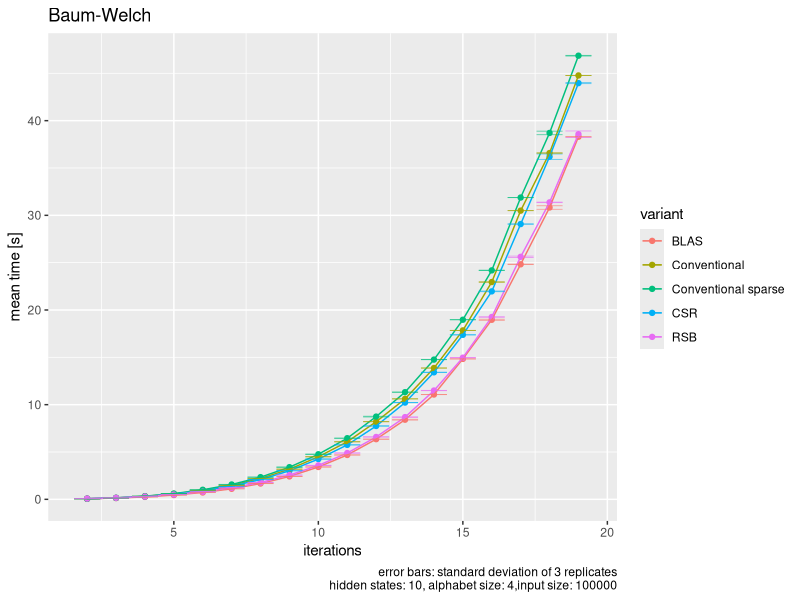
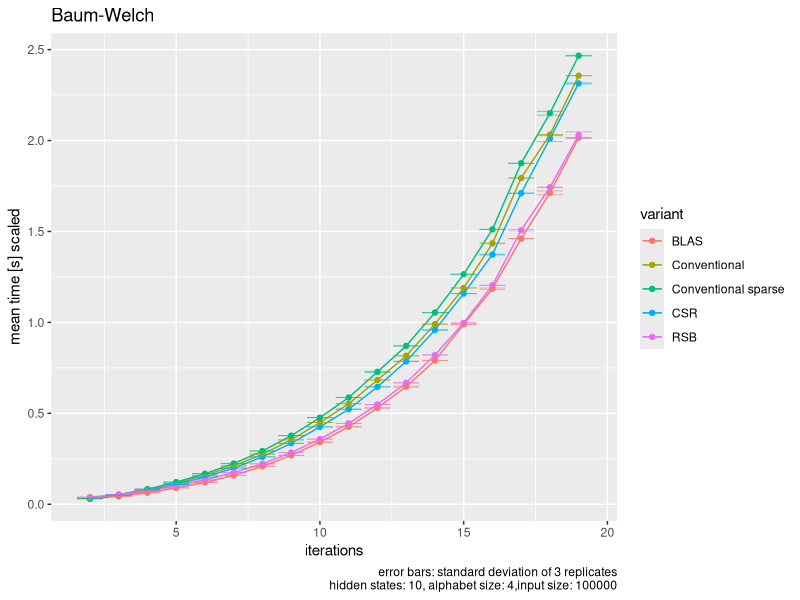
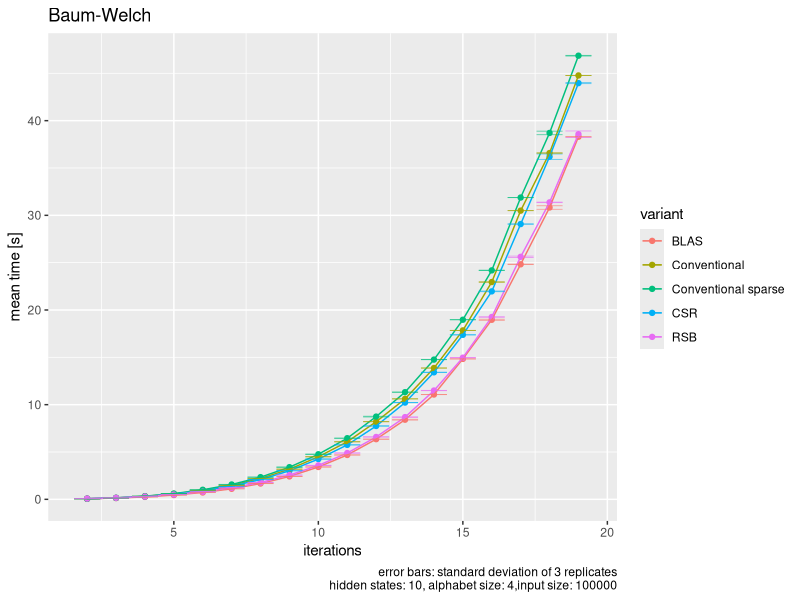
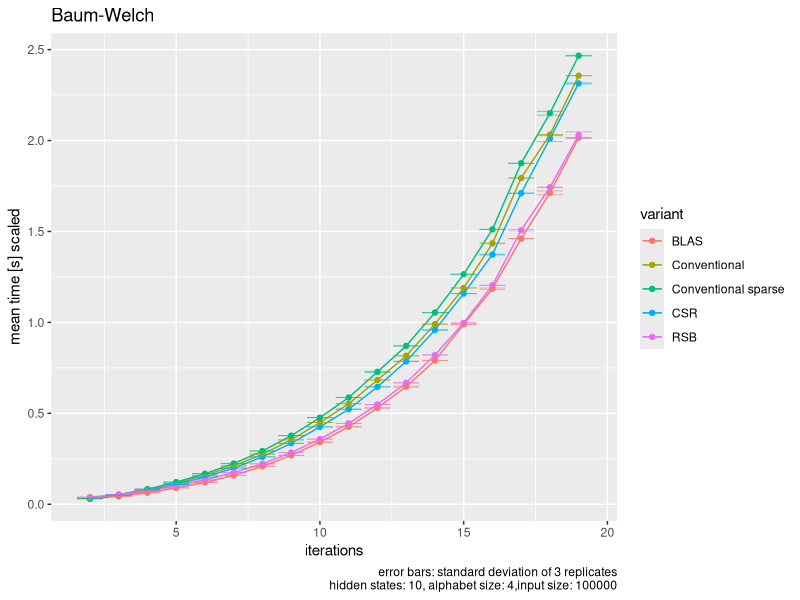

Source code (R) for these figures, in order:
library(tidyverse)
library(ggpubr)
library(svglite)

setwd("~/bioinformatics/hmm/git_tc_hmmmlib/test_framework/plots")

data = read_csv("../running_times/running_time_C4.csv", col_names = T) %>% rename(iterations = observations)
#names(data) = c('test', 'iterations', 'time', 'algorithm', 'variant', 'iterations')


caption = "error bars: standard deviation of 3 replicates\nhidden states: 10, alphabet size: 4,input size: 100000"

data_grouped = data %>%
    group_by(iterations, algorithm, variant) %>%
    summarise(mean = mean(time), sd = sd(time))

data_grouped %>% ggplot(aes(iterations, mean, color = variant)) +
    geom_point() +
    geom_line() +
    geom_errorbar(aes(ymin = (mean - sd), ymax = (mean + sd)), size = 0.3, alpha = .65) +
    #facet_wrap(. ~ algorithm, scales = "free") +
    labs(
        x = "iterations",
        y = "mean time [s]",
        caption = caption,
        title = "Baum-Welch"
    )
ggsave("figure_C4_raw.pdf", height = 5, width = 9)

data_grouped %>% ggplot(aes(iterations, mean / iterations, color = variant)) +
    geom_point() +
    geom_line() +
    geom_errorbar(
        aes(
            ymin = (mean - sd) / iterations,
            ymax = (mean + sd) / iterations
        ),
        size = 0.3,
        alpha = .65
    ) +
    #facet_wrap(. ~ algorithm, scales = "free") +
    labs(
        x = "iterations",
        y = "mean time [s] scaled",
        caption = caption,
        title = "Baum-Welch"
    )
ggsave("figure_C4_scaled.pdf",
       height = 5,
       width = 9)
